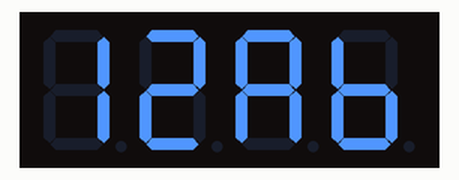
This sketch was run on a simulated Arduino Uno, built with avr-gcc and run on an emulated ATmega328P. Parts: 4-digit seven-segment display.

Above: at 0.1 s.
At 1.1 s:
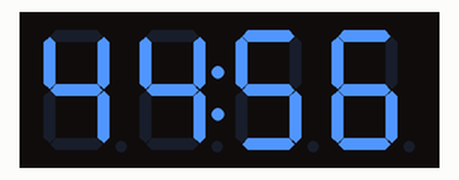

The sketch:

Basic_1.ino
```cpp
#include <TM1637.h>

int CLK = 16;
int DIO = 5;

TM1637 tm(CLK,DIO);

void setup() {
  // put your setup code here, to run once:
  tm.init();

  //set brightness; 0-7
  tm.set(2);
}

void loop() {
  // put your main code here, to run repeatedly:

  // example: "12:ab"
  // tm.display(position, character);
  tm.display(0,1);
  tm.display(1,2);
  tm.point(1);
  tm.display(2,10);
  tm.display(3,11);

  delay(1000);

  // example: "1234"
  displayNumber(4456);

  delay(1000);
}

void displayNumber(int num){
    tm.display(3, num % 10);
    tm.display(2, num / 10 % 10);
    tm.display(1, num / 100 % 10);
    tm.display(0, num / 1000 % 10);
}
```

Measured:
- what the display in image 1 shows lasts 1.0 s, from 1.1 s to 2.1 s
